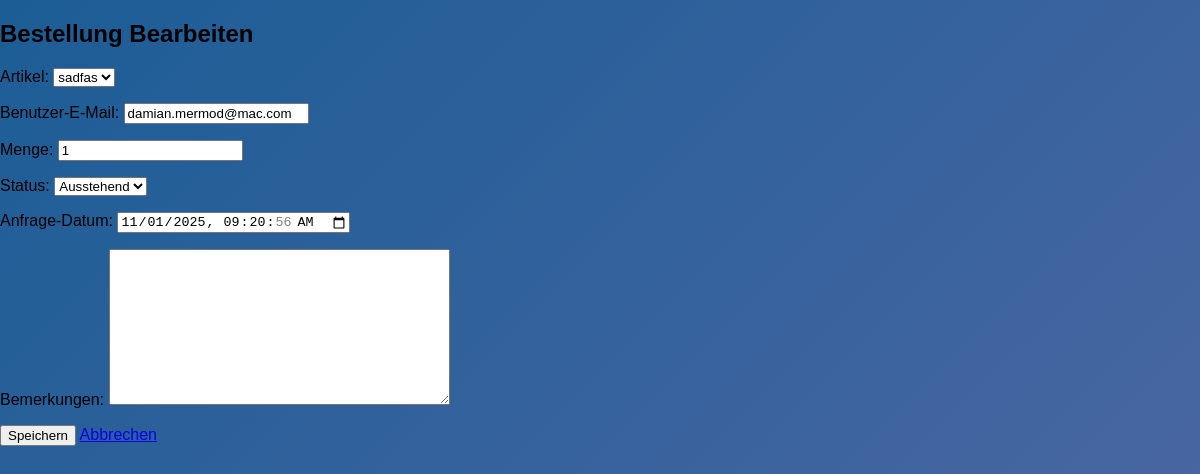
Page /pending/1/edit/ (signed in) on the committed database.
### lager/models.py (models this page shows, shortened)
class Pending(models.Model):
    STATUS_CHOICES = [
        ('pending', 'Ausstehend'),
        ('approved', 'Genehmigt'),
        ('rejected', 'Abgelehnt'),
        ('cancelled', 'Storniert'),
        ('sold', 'Verkauft'),
    ]
    item = models.ForeignKey('Item', on_delete=models.CASCADE, verbose_name="Artikel")
    email = models.EmailField(verbose_name="Benutzer-E-Mail")
    quantity = models.PositiveIntegerField(default=1, verbose_name="Menge")
    request_date = models.DateTimeField(default=timezone.now, verbose_name="Anfrage-Datum")
    status = models.CharField(max_length=20, choices=STATUS_CHOICES, default='pending', verbose_name="Status")
    notes = models.TextField(blank=True, null=True, verbose_name="Bemerkungen")

### lager/views.py (the view)
# urls.py: path("pending/<int:pk>/edit/", views.pending_edit, name="pending_edit"),
@login_required
@role_or_superuser_required(1)
def pending_edit(request, pk):
    pending = get_object_or_404(Pending, pk=pk)
    if request.method == "POST":
        form = PendingForm(request.POST, instance=pending)
        if form.is_valid():
            form.save()
            return redirect("pending_list")
    else:
        form = PendingForm(instance=pending)
    return render(request, "lager/pending_form.html", {"form": form})

### lager/forms.py
class PendingForm(forms.ModelForm):
    class Meta:
        model = Pending
        fields = ['item', 'email', 'quantity', 'status', 'request_date', 'notes']
        widgets = {
            'request_date': forms.DateTimeInput(attrs={'type': 'datetime-local'})
        }

### lager/models.py (called while the page is built)
    def __str__(self):
        return self.name

### lager/templates/lager/pending_form.html (shortened to what this page needs)
{% extends "base.html" %}
{% block content %}
<h2>Bestellung {{ form.instance.pk|yesno:"Bearbeiten,Neu" }}</h2>
<form method="post">
    {{ form.as_p }}
    <button type="submit">Speichern</button>
    <a href="{% url 'pending_list' %}">Abbrechen</a>
</form>
{% endblock %}

### static/css/styles.css (style rules this page uses)
html, body { height: 100%; margin: 0; padding: 0; font-family: Arial, sans-serif; background: linear-gradient(135deg, #1c5d96 0%, #5168a4 100%); background-attachment: fixed; background-repeat: no-repeat; background-size: cover; }

### rows in the picture
Pending: instance.pk "Bearbeiten", item "sadfas", email "damian.mermod@mac.com", quantity "1", status "Ausstehend", request_date "11/01/2025 09:20:56"
